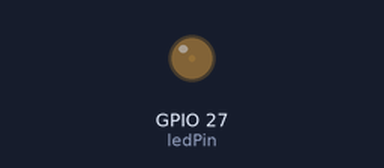
A sketch run on a simulated ESP32. Parts: output pins drawn as LEDs (lit = HIGH).

Above: at 0.05 s.
At 1.15 s:
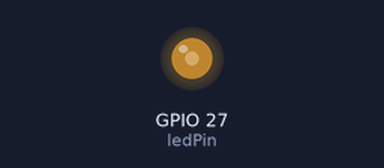
At 2.3 s:
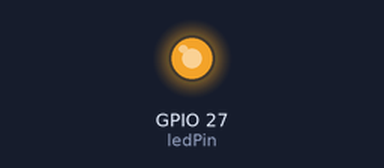
At 4.55 s:
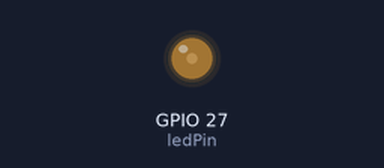
Timing chart, 0 to 6.6 s (numbered marks = the images above):
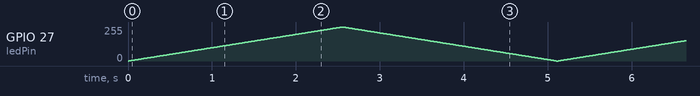

The sketch:

4_3_2_Breathing_LED.ino
```cpp
/*
 * 文件名 : Breathing_LED
 * 功能   : 让led灯像呼吸一样忽明忽暗.
 * 编译IDE：ARDUINO 2.3.6
 * 作者   : https://www.keyesrobot.cn/
*/

const int ledPin = 27;  // 定义LED的GPIO引脚

void setup() {
  pinMode(ledPin, OUTPUT); //设置LED引脚为输出模式。
}

void loop() {
  for (int i = 0; i < 255; i++) { //使LED逐渐亮
    analogWrite(ledPin, i); //输出PWM
    delay(10);
  }
  for (int i = 255; i > -1; i--) {  //使LED逐渐熄灭
    analogWrite(ledPin, i); //输出PWM
    delay(10);
  }
}
```
